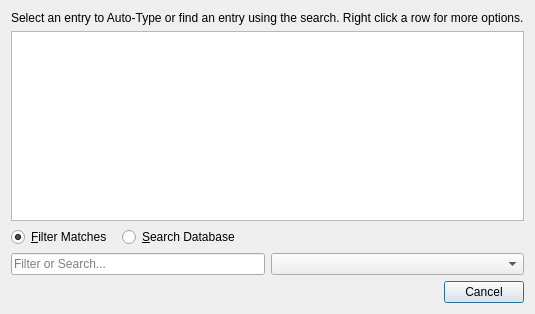
<?xml version="1.0" encoding="UTF-8"?>
<ui version="4.0">
 <class>AutoTypeSelectDialog</class>
 <widget class="QDialog" name="AutoTypeSelectDialog">
  <property name="geometry">
   <rect>
    <x>0</x>
    <y>0</y>
    <width>494</width>
    <height>314</height>
   </rect>
  </property>
  <property name="windowTitle">
   <string>Auto-Type - KeePassXC</string>
  </property>
  <layout class="QVBoxLayout" name="verticalLayout">
   <item>
    <widget class="QLabel" name="label">
     <property name="text">
      <string>Select an entry to Auto-Type or find an entry using the search. Right click a row for more options.</string>
     </property>
    </widget>
   </item>
   <item>
    <widget class="AutoTypeMatchView" name="view"/>
   </item>
   <item>
    <widget class="QWidget" name="buttonBox_2" native="true">
     <layout class="QHBoxLayout" name="horizontalLayout_2">
      <property name="spacing">
       <number>10</number>
      </property>
      <property name="leftMargin">
       <number>0</number>
      </property>
      <property name="topMargin">
       <number>0</number>
      </property>
      <property name="rightMargin">
       <number>0</number>
      </property>
      <property name="bottomMargin">
       <number>0</number>
      </property>
      <item>
       <widget class="QRadioButton" name="filterRadio">
        <property name="text">
         <string>&amp;Filter Matches</string>
        </property>
        <property name="checked">
         <bool>true</bool>
        </property>
       </widget>
      </item>
      <item>
       <widget class="QRadioButton" name="searchRadio">
        <property name="text">
         <string>&amp;Search Database</string>
        </property>
       </widget>
      </item>
      <item>
       <spacer name="horizontalSpacer">
        <property name="orientation">
         <enum>Qt::Horizontal</enum>
        </property>
        <property name="sizeHint" stdset="0">
         <size>
          <width>40</width>
          <height>20</height>
         </size>
        </property>
       </spacer>
      </item>
     </layout>
    </widget>
   </item>
   <item>
    <layout class="QHBoxLayout" name="horizontalLayout">
     <item>
      <widget class="QLineEdit" name="search">
       <property name="sizePolicy">
        <sizepolicy hsizetype="Preferred" vsizetype="Fixed">
         <horstretch>0</horstretch>
         <verstretch>0</verstretch>
        </sizepolicy>
       </property>
       <property name="placeholderText">
        <string>Filter or Search...</string>
       </property>
       <property name="clearButtonEnabled">
        <bool>true</bool>
       </property>
      </widget>
     </item>
     <item>
      <widget class="QComboBox" name="action">
       <property name="sizePolicy">
        <sizepolicy hsizetype="Preferred" vsizetype="Fixed">
         <horstretch>0</horstretch>
         <verstretch>0</verstretch>
        </sizepolicy>
       </property>
      </widget>
     </item>
    </layout>
   </item>
   <item>
    <widget class="QDialogButtonBox" name="buttonBox">
     <property name="standardButtons">
      <set>QDialogButtonBox::Cancel</set>
     </property>
    </widget>
   </item>
  </layout>
 </widget>
 <customwidgets>
  <customwidget>
   <class>AutoTypeMatchView</class>
   <extends>QTableView</extends>
   <header>autotype/AutoTypeMatchView.h</header>
  </customwidget>
 </customwidgets>
 <tabstops>
  <tabstop>view</tabstop>
  <tabstop>filterRadio</tabstop>
  <tabstop>searchRadio</tabstop>
  <tabstop>search</tabstop>
  <tabstop>action</tabstop>
 </tabstops>
 <resources/>
 <connections/>
</ui>
